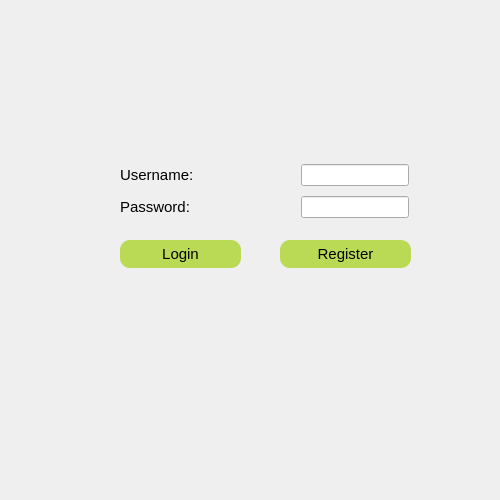
<?xml version="1.0" encoding="UTF-8"?>
<ui version="4.0">
 <class>loginpage</class>
 <widget class="QDialog" name="loginpage">
  <property name="geometry">
   <rect>
    <x>0</x>
    <y>0</y>
    <width>500</width>
    <height>500</height>
   </rect>
  </property>
  <property name="windowTitle">
   <string>Dialog</string>
  </property>
  <property name="styleSheet">
   <string notr="true">#loginbutton
{
	border-radius: 10px;
  	background: #BADA55;
}
#registerbutton
{
	border-radius: 10px;
  	background: #BADA55;
}</string>
  </property>
  <widget class="QPushButton" name="loginbutton">
   <property name="geometry">
    <rect>
     <x>120</x>
     <y>240</y>
     <width>121</width>
     <height>28</height>
    </rect>
   </property>
   <property name="font">
    <font>
     <pointsize>11</pointsize>
    </font>
   </property>
   <property name="text">
    <string>Login</string>
   </property>
  </widget>
  <widget class="QPushButton" name="registerbutton">
   <property name="geometry">
    <rect>
     <x>280</x>
     <y>240</y>
     <width>131</width>
     <height>28</height>
    </rect>
   </property>
   <property name="font">
    <font>
     <pointsize>11</pointsize>
    </font>
   </property>
   <property name="text">
    <string>Register</string>
   </property>
  </widget>
  <widget class="QWidget" name="">
   <property name="geometry">
    <rect>
     <x>120</x>
     <y>160</y>
     <width>289</width>
     <height>62</height>
    </rect>
   </property>
   <layout class="QVBoxLayout" name="verticalLayout">
    <item>
     <layout class="QHBoxLayout" name="horizontalLayout">
      <item>
       <widget class="QLabel" name="usernamelabel">
        <property name="font">
         <font>
          <pointsize>11</pointsize>
         </font>
        </property>
        <property name="text">
         <string>Username:</string>
        </property>
       </widget>
      </item>
      <item>
       <spacer name="horizontalSpacer">
        <property name="orientation">
         <enum>Qt::Horizontal</enum>
        </property>
        <property name="sizeHint" stdset="0">
         <size>
          <width>60</width>
          <height>20</height>
         </size>
        </property>
       </spacer>
      </item>
      <item>
       <widget class="QLineEdit" name="usernameline">
        <property name="sizePolicy">
         <sizepolicy hsizetype="Fixed" vsizetype="Fixed">
          <horstretch>0</horstretch>
          <verstretch>0</verstretch>
         </sizepolicy>
        </property>
       </widget>
      </item>
     </layout>
    </item>
    <item>
     <layout class="QHBoxLayout" name="horizontalLayout_2">
      <item>
       <widget class="QLabel" name="passwordlabel">
        <property name="font">
         <font>
          <pointsize>11</pointsize>
         </font>
        </property>
        <property name="text">
         <string>Password:</string>
        </property>
       </widget>
      </item>
      <item>
       <spacer name="horizontalSpacer_2">
        <property name="orientation">
         <enum>Qt::Horizontal</enum>
        </property>
        <property name="sizeHint" stdset="0">
         <size>
          <width>40</width>
          <height>20</height>
         </size>
        </property>
       </spacer>
      </item>
      <item>
       <widget class="QLineEdit" name="passwordline">
        <property name="echoMode">
         <enum>QLineEdit::Password</enum>
        </property>
       </widget>
      </item>
     </layout>
    </item>
   </layout>
  </widget>
 </widget>
 <resources/>
 <connections/>
</ui>
